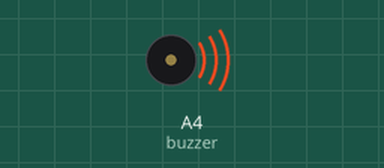
This sketch was run on a simulated Arduino Uno, built with avr-gcc and run on an emulated ATmega328P. On the bench: buzzer (waves = sounding).

Above: at 0.21 s.
At 20.5 s:
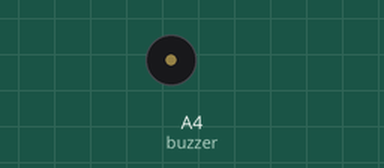
Timing chart, 0 to 40.0 s (numbered marks = the images above):
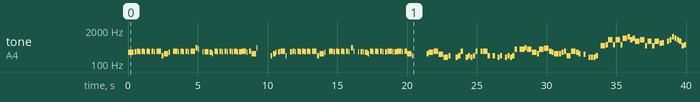

Measured:
- by itself, tone on A4 (buzzer): plays 277 Hz for 0.42 s, 294 Hz for 0.16 s, 311 Hz for 0.16 s, 294 Hz for 0.08 s, 311 Hz for 0.16 s, 294 Hz for 0.08 s … (168 notes in this stretch)

The sketch:

__.ino
```cpp
// BEASTARS 2nd Season OP 怪物 (FULL version)

#include <avr/pgmspace.h>

#define NOTE_B0  31
#define NOTE_C1  33
#define NOTE_CS1 35
#define NOTE_D1  37
#define NOTE_DS1 39
#define NOTE_E1  41
#define NOTE_F1  44
#define NOTE_FS1 46
#define NOTE_G1  49
#define NOTE_GS1 52
#define NOTE_A1  55
#define NOTE_AS1 58
#define NOTE_B1  62
#define NOTE_C2  65
#define NOTE_CS2 69
#define NOTE_D2  73
#define NOTE_DS2 78
#define NOTE_E2  82
#define NOTE_F2  87
#define NOTE_FS2 93
#define NOTE_G2  98
#define NOTE_GS2 104
#define NOTE_A2  110
#define NOTE_AS2 117
#define NOTE_B2  123
#define NOTE_C3  131
#define NOTE_CS3 139
#define NOTE_D3  147
#define NOTE_DS3 156
#define NOTE_E3  165
#define NOTE_F3  175
#define NOTE_FS3 185
#define NOTE_G3  196
#define NOTE_GS3 208
#define NOTE_A3  220
#define NOTE_AS3 233
#define NOTE_B3  247
#define NOTE_C4  262
#define NOTE_CS4 277
#define NOTE_D4  294
#define NOTE_DS4 311
#define NOTE_E4  330
#define NOTE_F4  349
#define NOTE_FS4 370
#define NOTE_G4  392
#define NOTE_GS4 415
#define NOTE_A4  440
#define NOTE_AS4 466
#define NOTE_B4  494
#define NOTE_C5  523
#define NOTE_CS5 554
#define NOTE_D5  587
#define NOTE_DS5 622
#define NOTE_E5  659
#define NOTE_F5  698
#define NOTE_FS5 740
#define NOTE_G5  784
#define NOTE_GS5 831
#define NOTE_A5  880
#define NOTE_AS5 932
#define NOTE_B5  988
#define NOTE_C6  1047
#define NOTE_CS6 1109
#define NOTE_D6  1175
#define NOTE_DS6 1245
#define NOTE_E6  1319
#define NOTE_F6  1397
#define NOTE_FS6 1480
#define NOTE_G6  1568
#define NOTE_GS6 1661
#define NOTE_A6  1760
#define NOTE_AS6 1865
#define NOTE_B6  1976
#define NOTE_C7  2093
#define NOTE_CS7 2217
#define NOTE_D7  2349
#define NOTE_DS7 2489
#define NOTE_E7  2637
#define NOTE_F7  2794
#define NOTE_FS7 2960
#define NOTE_G7  3136
#define NOTE_GS7 3322
#define NOTE_A7  3520
#define NOTE_AS7 3729
#define NOTE_B7  3951
#define NOTE_C8  4186
#define NOTE_CS8 4435
#define NOTE_D8  4699
#define NOTE_DS8 4978
#define NOTE_E8  5274
#define NOTE_F8  5588
#define NOTE_FS8 5920
#define NOTE_G8  6272
#define NOTE_GS8 6645
#define NOTE_A8  7074
#define NOTE_AS8 7459
#define NOTE_B8  7902
#define REST 0

int tempo = 85;
int buzzer = A4;

const int melody[] PROGMEM = {
 NOTE_CS4,6,NOTE_D4,16,NOTE_DS4,16,NOTE_D4,32,REST,32,NOTE_DS4,16,NOTE_D4,32,REST,32,NOTE_DS4,16,NOTE_D4,32,REST,32,NOTE_DS4,16,NOTE_D4,32,REST,32,NOTE_DS4,8,
 NOTE_GS3,16,NOTE_B3,8,NOTE_CS4,32,REST,12,NOTE_DS4,8,NOTE_D4,32,REST,32,NOTE_DS4,16,NOTE_D4,32,REST,32,NOTE_DS4,16,NOTE_D4,32,REST,32,NOTE_DS4,8,NOTE_GS4,16,NOTE_FS4,32,REST,12,
 NOTE_D4,32,REST,32,NOTE_D4,16,NOTE_D4,32,REST,32,NOTE_CS4,16,NOTE_B3,32,REST,32,NOTE_DS4,16,NOTE_D4,32,REST,32,NOTE_DS4,16,NOTE_D4,32,REST,32,NOTE_DS4,16,NOTE_D4,32,REST,32,NOTE_DS4,16,NOTE_D4,32,REST,32,
 NOTE_DS4,16,NOTE_D4,32,REST,32,NOTE_D4,16,NOTE_DS4,8,NOTE_CS4,32,REST,32,NOTE_DS4,16,NOTE_B3,8,NOTE_GS4,32,REST,3,NOTE_GS3,32,REST,32,NOTE_B3,16,NOTE_CS4,32,REST,32,NOTE_D4,16,NOTE_DS4,8,NOTE_GS3,32,
 REST,12,NOTE_D4,16,NOTE_DS4,16,NOTE_D4,32,REST,32,NOTE_DS4,16,NOTE_D4,32,REST,32,NOTE_DS4,16,NOTE_D4,32,REST,32,NOTE_DS4,16,NOTE_D4,32,REST,32,NOTE_DS4,8,NOTE_GS3,16,NOTE_B3,8,NOTE_CS4,32,REST,12,
 NOTE_DS4,8,NOTE_D4,32,REST,32,NOTE_DS4,16,NOTE_D4,32,REST,32,NOTE_DS4,16,NOTE_D4,32,REST,32,NOTE_DS4,16,NOTE_D4,32,REST,32,NOTE_GS4,16,NOTE_DS4,32,REST,12,
 NOTE_D4,32,REST,32,NOTE_D4,16,NOTE_D4,32,REST,32,NOTE_CS4,16,NOTE_B3,32,REST,32,NOTE_DS4,16,NOTE_D4,32,REST,32,NOTE_DS4,16,NOTE_D4,32,REST,32,NOTE_DS4,16,NOTE_D4,32,REST,32,NOTE_D4,16,NOTE_DS4,8,
 NOTE_D4,32,REST,32,NOTE_D4,16,NOTE_DS4,8,NOTE_D4,32,REST,32,NOTE_DS4,16,NOTE_B3,8,NOTE_GS3,32,REST,3,NOTE_B3,16,NOTE_CS4,8,NOTE_DS4,8,NOTE_AS3,8,NOTE_FS3,8,NOTE_GS3,16,REST,8,
 NOTE_FS3,16,NOTE_GS3,16,NOTE_DS4,16,REST,16,NOTE_FS3,16,NOTE_GS3,16,NOTE_FS3,16,NOTE_GS3,16,NOTE_DS4,16,REST,16,NOTE_DS4,16,NOTE_DS4,16,NOTE_DS4,16,NOTE_GS3,16,REST,16,
 NOTE_GS3,16,REST,16,NOTE_FS3,16,NOTE_GS3,16,REST,16,NOTE_FS3,16,NOTE_GS3,16,NOTE_FS3,16,NOTE_GS3,16,NOTE_FS4,16,REST,16,NOTE_FS4,16,NOTE_FS4,16,NOTE_GS4,16,NOTE_FS4,8,NOTE_CS4,8,NOTE_B3,16,
 NOTE_FS4,8,NOTE_G4,8,NOTE_DS4,16,NOTE_CS4,16,NOTE_B3,8,NOTE_B3,16,NOTE_CS4,16,NOTE_DS4,16,NOTE_GS3,8,NOTE_DS4,8,NOTE_CS4,16,NOTE_B3,16,REST,16,NOTE_AS3,16,REST,16,
 NOTE_FS3,16,NOTE_FS3,16,NOTE_FS3,16,NOTE_GS3,16,REST,16,
 NOTE_B4,8,NOTE_CS5,16,NOTE_GS5,8,NOTE_CS5,16,NOTE_GS5,8,NOTE_CS5,16,NOTE_B5,8,NOTE_CS6,16,NOTE_GS5,16,NOTE_B5,16,NOTE_FS5,8,NOTE_GS5,8,NOTE_B4,16,NOTE_FS5,8,NOTE_B4,16,NOTE_FS5,8,NOTE_DS5,16,NOTE_E5,16,
 REST,16,NOTE_FS5,16,NOTE_GS5,16,NOTE_CS6,16,NOTE_B5,16,NOTE_GS5,16,NOTE_FS5,16,NOTE_B4,16,NOTE_CS5,8,NOTE_DS5,8,NOTE_E5,8,NOTE_CS6,8,NOTE_C6,8,NOTE_GS5,8,NOTE_DS6,8,NOTE_E6,8,NOTE_DS6,8,NOTE_B5,8,
 NOTE_GS5,8,NOTE_E5,16,NOTE_CS6,8,NOTE_B5,16,NOTE_CS6,16,NOTE_GS5,8,NOTE_FS5,16,NOTE_E5,8,NOTE_CS6,6,NOTE_GS5,16,NOTE_B5,16,NOTE_CS6,8,NOTE_CS6,16,NOTE_B5,16,NOTE_GS5,16,NOTE_E6,16,NOTE_DS6,8,
 NOTE_B5,16,NOTE_E6,16,NOTE_DS6,8,NOTE_B5,16,NOTE_E6,16,NOTE_DS6,8,NOTE_B5,16,NOTE_E6,16,NOTE_DS6,8,NOTE_B5,16,NOTE_CS6,8,NOTE_CS6,16,NOTE_B5,16,NOTE_GS5,16,NOTE_FS5,16,
 NOTE_E5,8,NOTE_CS5,8,NOTE_E5,8,NOTE_CS6,8,NOTE_B5,8,NOTE_GS5,8,NOTE_CS5,8,NOTE_E5,8,
 NOTE_CS5,8,NOTE_B4,16,NOTE_CS5,16,NOTE_GS5,12,NOTE_CS5,32,REST,16,NOTE_CS5,32,REST,12,NOTE_CS5,16,NOTE_B4,16,NOTE_CS5,16,NOTE_GS5,16,NOTE_GS4,16,NOTE_B4,32,NOTE_CS5,32,NOTE_E5,16,NOTE_CS5,8,
 NOTE_B4,16,NOTE_CS5,16,NOTE_GS5,12,NOTE_CS5,32,REST,16,NOTE_CS5,16,REST,12,NOTE_CS5,16,NOTE_B4,16,NOTE_CS5,16,NOTE_GS5,16,NOTE_B5,16,NOTE_FS5,32,NOTE_GS5,32,NOTE_FS5,16,NOTE_E5,12,NOTE_DS5,32,
 REST,16,NOTE_B4,16,NOTE_FS4,8,NOTE_B4,8,NOTE_GS4,12,NOTE_FS4,32,REST,16,NOTE_DS4,16,NOTE_C4,8,NOTE_GS3,16,
 NOTE_D4,16,NOTE_DS4,16,NOTE_D4,32,REST,32,NOTE_DS4,16,NOTE_D4,32,REST,32,NOTE_DS4,16,NOTE_D4,32,REST,32,NOTE_DS4,16,NOTE_D4,32,REST,32,NOTE_DS4,8,
 NOTE_GS3,16,NOTE_B3,8,NOTE_CS4,16,REST,16,NOTE_DS4,8,NOTE_D4,32,REST,32,NOTE_DS4,16,NOTE_D4,32,REST,32,NOTE_DS4,16,NOTE_D4,32,REST,32,NOTE_DS4,8,NOTE_GS4,16,NOTE_FS4,32,REST,12,
 NOTE_D4,32,REST,32,NOTE_D4,16,NOTE_D4,32,REST,32,NOTE_CS4,16,NOTE_B3,32,REST,32,NOTE_CS4,16,NOTE_DS4,32,REST,32,NOTE_DS4,8,NOTE_CS4,16,NOTE_DS4,32,REST,32,NOTE_DS4,8,NOTE_CS4,16,NOTE_DS4,32,REST,12,
 NOTE_D4,32,REST,32,NOTE_D4,16,NOTE_DS4,32,REST,32,NOTE_DS4,16,NOTE_CS4,32,REST,32,NOTE_B3,16,NOTE_GS4,16,REST,3,
 NOTE_GS4,8,NOTE_GS4,32,REST,32,NOTE_GS4,16,NOTE_GS4,32,REST,32,NOTE_GS4,16,NOTE_GS4,32,REST,32,NOTE_GS4,8,NOTE_GS4,8,
 NOTE_DS4,16,NOTE_D4,32,REST,32,NOTE_DS4,16,NOTE_D4,32,REST,32,NOTE_DS4,16,NOTE_D4,32,REST,32,NOTE_DS4,8,NOTE_GS3,16,NOTE_B3,8,NOTE_CS4,32,REST,12,
 NOTE_D4,32,REST,32,NOTE_DS4,16,NOTE_D4,32,REST,32,NOTE_DS4,16,NOTE_D4,32,REST,32,NOTE_DS4,16,NOTE_D4,32,REST,32,NOTE_DS4,16,NOTE_DS4,32,REST,32,NOTE_CS5,16,NOTE_B4,32,REST,12,
 NOTE_D4,8,NOTE_D4,32,REST,32,NOTE_CS4,16,NOTE_B3,32,REST,32,NOTE_CS5,16,NOTE_DS4,32,REST,32,NOTE_DS4,8,NOTE_CS5,16,NOTE_DS5,32,REST,32,NOTE_DS5,8,NOTE_CS5,16,NOTE_DS5,32,REST,32,
 NOTE_DS5,16,NOTE_DS5,32,REST,32,NOTE_DS5,16,NOTE_DS5,32,REST,32,NOTE_DS5,16,NOTE_DS4,8,NOTE_B3,32,REST,3,
 NOTE_DS5,32,REST,32,NOTE_FS5,16,NOTE_DS5,32,REST,32,NOTE_FS5,16,NOTE_DS5,32,REST,32,NOTE_FS5,16,NOTE_GS5,32,REST,32,NOTE_GS5,8,
 NOTE_GS3,12,NOTE_GS3,32,REST,16,NOTE_GS3,32,REST,32,NOTE_B3,16,NOTE_GS3,32,REST,32,NOTE_B3,16,NOTE_DS4,32,REST,32,NOTE_E4,12,NOTE_E4,32,REST,16,NOTE_E4,32,REST,32,NOTE_DS4,16,NOTE_E4,32,REST,32,
 NOTE_DS4,16,NOTE_B3,32,REST,32,NOTE_GS3,12,NOTE_GS3,32,REST,16,NOTE_GS3,32,REST,32,NOTE_B3,16,NOTE_GS3,32,REST,32,NOTE_B3,16,NOTE_DS4,32,REST,32,
 NOTE_E4,12,NOTE_E4,32,REST,16,NOTE_E4,32,REST,32,NOTE_B5,8,NOTE_DS5,16,NOTE_G4,16,NOTE_GS5,8,NOTE_GS3,32,REST,16,NOTE_GS3,32,REST,32,NOTE_B3,16,NOTE_GS3,32,REST,32,NOTE_B3,16,NOTE_DS4,32,REST,32,
 NOTE_E4,12,NOTE_E4,32,REST,16,NOTE_E4,32,REST,32,NOTE_DS4,16,NOTE_E4,32,REST,32,NOTE_DS4,16,NOTE_B3,32,REST,32,NOTE_GS3,12,NOTE_GS3,32,REST,16,NOTE_GS3,32,REST,32,NOTE_B3,16,NOTE_GS3,32,REST,32,NOTE_B3,16,
 NOTE_DS4,32,REST,32,NOTE_E5,12,NOTE_E5,32,REST,16,NOTE_E5,32,REST,32,NOTE_DS5,8,NOTE_DS3,16,REST,16,
 NOTE_DS4,16,NOTE_GS3,32,REST,32,NOTE_GS3,16,NOTE_FS3,32,REST,32,NOTE_GS3,16,NOTE_FS3,32,REST,32,NOTE_GS3,16,NOTE_FS3,32,REST,32,NOTE_GS3,16,NOTE_FS3,32,REST,32,NOTE_GS3,16,
 NOTE_DS4,8,NOTE_DS4,32,REST,32,NOTE_DS4,16,NOTE_DS4,32,REST,32,NOTE_DS4,16,
 NOTE_GS3,32,REST,32,NOTE_GS3,16,NOTE_FS3,32,REST,32,NOTE_GS3,16,NOTE_FS3,32,REST,32,NOTE_GS3,16,NOTE_FS3,32,REST,32,NOTE_GS3,16,NOTE_FS3,32,REST,32,NOTE_GS3,16,
 NOTE_FS4,8,NOTE_FS4,32,REST,32,NOTE_FS4,16,NOTE_GS4,32,REST,32,NOTE_FS4,16,NOTE_B3,32,REST,32,NOTE_B3,8,NOTE_B3,16,NOTE_GS3,32,REST,32,NOTE_B3,16,NOTE_GS3,32,REST,32,NOTE_B3,16,NOTE_CS4,32,REST,32,NOTE_D4,16,
 NOTE_DS4,8,NOTE_CS4,32,REST,32,NOTE_DS4,16,NOTE_GS4,32,REST,32,NOTE_G4,16,NOTE_DS4,32,REST,32,NOTE_DS4,16,NOTE_DS4,32,REST,32,NOTE_DS4,16,NOTE_CS4,32,REST,32,NOTE_CS4,16,
 NOTE_D4,32,REST,32,NOTE_DS4,16,NOTE_CS4,32,REST,32,NOTE_D4,16,
 NOTE_DS4,8,NOTE_DS4,32,REST,32,NOTE_DS4,16,NOTE_DS4,32,NOTE_CS4,32,NOTE_DS4,16,NOTE_GS3,32,REST,32,NOTE_GS3,16,NOTE_FS3,32,REST,32,NOTE_GS3,16,NOTE_FS3,32,REST,32,NOTE_GS3,16,NOTE_FS3,32,REST,32,
 NOTE_GS3,16,NOTE_FS3,32,REST,32,NOTE_GS4,16,NOTE_DS4,8,NOTE_DS4,32,REST,32,NOTE_DS4,16,NOTE_DS4,32,REST,32,NOTE_DS4,16,NOTE_GS3,32,REST,32,
 NOTE_GS3,16,NOTE_FS3,32,REST,32,NOTE_GS3,16,NOTE_FS3,32,REST,32,NOTE_GS3,16,NOTE_FS3,32,REST,32,NOTE_GS3,16,NOTE_FS3,32,REST,32,NOTE_GS3,16,
 NOTE_FS4,8,NOTE_FS4,32,REST,32,NOTE_FS4,16,NOTE_GS4,32,REST,32,NOTE_FS4,16,NOTE_B3,32,REST,32,NOTE_B3,16,NOTE_GS3,32,REST,32,NOTE_B3,16,NOTE_GS3,32,REST,32,NOTE_B3,16,NOTE_GS3,32,REST,32,
 NOTE_B3,16,NOTE_E4,32,REST,32,NOTE_E4,16,NOTE_DS4,8,NOTE_GS4,16,REST,16,NOTE_GS4,16,
 NOTE_AS4,16,NOTE_GS4,32,REST,32,NOTE_AS4,16,NOTE_GS4,32,REST,32,NOTE_AS4,16,NOTE_GS4,32,REST,32,NOTE_AS4,16,NOTE_GS4,32,REST,32,NOTE_AS4,16,NOTE_GS4,32,REST,32,NOTE_AS4,16,NOTE_GS5,32,REST,32,
 NOTE_DS6,16,NOTE_DS6,32,REST,32,NOTE_CS6,16,NOTE_DS6,32,REST,32,NOTE_B5,16,NOTE_GS5,32,REST,12,
 NOTE_GS4,32,REST,32,NOTE_B4,16,NOTE_GS4,32,REST,32,NOTE_B4,16,NOTE_DS5,32,REST,32,NOTE_E5,12,NOTE_E5,32,REST,16,NOTE_E5,32,REST,32,NOTE_DS5,16,NOTE_E5,32,REST,32,NOTE_DS5,16,NOTE_B4,32,REST,32,
 NOTE_GS4,12,NOTE_GS4,32,REST,16,NOTE_GS4,32,REST,32,NOTE_B4,16,NOTE_GS4,32,REST,32,NOTE_B4,16,NOTE_DS5,32,REST,32,
 NOTE_E5,12,NOTE_E5,32,REST,16,NOTE_GS5,32,REST,32,NOTE_DS6,16,NOTE_DS6,32,REST,32,NOTE_CS6,16,NOTE_DS6,32,REST,32,NOTE_B5,16,NOTE_GS5,32,REST,12,
 NOTE_GS4,32,REST,32,NOTE_B4,16,NOTE_GS4,32,REST,32,NOTE_B4,16,NOTE_DS5,32,REST,32,NOTE_E5,12,NOTE_E5,32,REST,16,NOTE_E5,32,REST,32,NOTE_DS5,16,NOTE_E5,32,REST,32,NOTE_DS5,16,NOTE_B4,32,REST,32,
 NOTE_GS4,12,NOTE_GS4,32,REST,16,NOTE_GS4,32,REST,32,NOTE_B4,16,NOTE_GS4,32,REST,32,NOTE_B4,16,NOTE_DS5,32,REST,32,NOTE_E5,32,REST,4,
 NOTE_CS5,8,NOTE_C5,8,NOTE_AS4,16,NOTE_F5,8,NOTE_AS4,16,NOTE_F5,8,NOTE_AS4,16,NOTE_GS5,8,NOTE_AS5,16,NOTE_F5,16,NOTE_GS5,16,NOTE_DS5,8,NOTE_F5,8,
 NOTE_GS4,16,NOTE_DS5,8,NOTE_GS4,16,NOTE_DS5,8,NOTE_C5,16,NOTE_CS5,16,REST,16,NOTE_DS5,16,NOTE_F5,16,NOTE_AS5,16,NOTE_GS5,16,NOTE_F5,16,NOTE_DS5,16,NOTE_GS4,16,NOTE_AS4,6,NOTE_GS5,16,NOTE_AS4,8,
 NOTE_AS5,8,NOTE_A5,8,NOTE_F5,8,NOTE_C6,8,NOTE_CS6,8,NOTE_C6,8,NOTE_GS5,8,NOTE_F5,8,NOTE_CS5,16,NOTE_AS5,8,NOTE_GS5,16,NOTE_AS5,16,NOTE_F5,8,NOTE_DS5,16,NOTE_CS5,8,NOTE_AS4,8,REST,16,
 NOTE_F4,16,NOTE_GS4,16,NOTE_AS4,8,NOTE_AS4,16,NOTE_GS4,16,NOTE_F4,16,NOTE_CS5,16,NOTE_C5,8,NOTE_GS4,16,NOTE_CS5,16,NOTE_C5,16,REST,16,NOTE_GS4,16,NOTE_CS5,16,NOTE_C5,16,REST,16,
 NOTE_GS4,16,NOTE_CS5,16,NOTE_C5,16,REST,16,NOTE_GS4,16,NOTE_AS4,8,NOTE_AS4,16,NOTE_GS4,16,NOTE_F4,16,NOTE_DS4,16,NOTE_CS4,8,NOTE_AS3,8,NOTE_CS4,8,
 NOTE_AS4,8,NOTE_GS4,8,REST,8,NOTE_A4,4,
 NOTE_D5,16,NOTE_A5,8,NOTE_D5,16,NOTE_A5,8,NOTE_D5,16,NOTE_C6,8,NOTE_D6,16,NOTE_A5,16,NOTE_C6,16,NOTE_G5,8,NOTE_A5,8,
 NOTE_C5,16,NOTE_G5,8,NOTE_C5,16,NOTE_G5,8,NOTE_E5,16,NOTE_F5,16,REST,16,NOTE_G5,16,NOTE_A5,16,NOTE_D6,16,NOTE_C6,16,NOTE_A5,16,NOTE_G5,16,NOTE_C5,16,
 NOTE_D5,8,NOTE_E5,8,NOTE_F5,8,NOTE_D6,8,NOTE_CS6,8,NOTE_A5,8,NOTE_E6,8,NOTE_F6,8,NOTE_E6,8,NOTE_C6,8,NOTE_A5,8,NOTE_F5,16,NOTE_D6,8,NOTE_C6,16,NOTE_D6,16,NOTE_A5,8,NOTE_G5,16,NOTE_F5,8,NOTE_D6,6,
 NOTE_A5,16,NOTE_C6,16,NOTE_D6,8,NOTE_D6,16,NOTE_C6,16,NOTE_A5,16,NOTE_F6,16,NOTE_E6,8,NOTE_C6,16,NOTE_F6,16,NOTE_E6,8,NOTE_C6,16,NOTE_F6,16,NOTE_E6,8,NOTE_C6,16,NOTE_F6,16,NOTE_E6,8,
 NOTE_C6,16,NOTE_D6,8,NOTE_D6,16,NOTE_C6,16,NOTE_A5,16,NOTE_G5,16,NOTE_F5,8,NOTE_D5,8,NOTE_F5,8,NOTE_D6,8,NOTE_C6,8,NOTE_A5,8,NOTE_D5,8,NOTE_F5,8,NOTE_A5,4,NOTE_D5,4,
 NOTE_G5,8,NOTE_A5,8,NOTE_F6,8,NOTE_E6,8,REST,8,NOTE_C6,8,NOTE_F6,8,NOTE_E6,8,REST,8,NOTE_C6,8,NOTE_D6,8,NOTE_A5,8,NOTE_D5,8,NOTE_E5,8,NOTE_F5,8,NOTE_A5,8,NOTE_G5,4,
 NOTE_E5,8,NOTE_F5,8,NOTE_G5,8,NOTE_F5,8,NOTE_G5,8,NOTE_C6,8,NOTE_AS5,6,
 NOTE_A5,16,NOTE_A5,16,NOTE_A4,16,NOTE_C5,16,NOTE_A4,16,NOTE_C5,16,NOTE_D5,8,NOTE_A5,16,NOTE_C6,16,NOTE_D6,8,NOTE_A4,16,NOTE_C5,16,NOTE_D5,16,NOTE_F5,16,NOTE_E5,8,
 NOTE_C6,16,NOTE_F6,16,NOTE_E5,8,NOTE_C5,16,NOTE_F5,16,NOTE_E5,8,NOTE_C6,16,NOTE_F6,16,NOTE_E5,8,NOTE_C6,16,NOTE_D6,8,NOTE_D6,16,NOTE_C6,16,NOTE_A5,16,NOTE_G5,16,
 NOTE_F5,8,NOTE_D5,8,NOTE_F5,8,NOTE_A5,8,NOTE_C6,8,NOTE_A5,8,NOTE_C6,8,NOTE_D6,8,
 NOTE_D5,12,NOTE_D5,32,REST,16,NOTE_D5,32,REST,32,NOTE_F5,16,NOTE_D5,32,REST,32,NOTE_F5,16,NOTE_A5,32,REST,32,NOTE_AS5,12,NOTE_AS5,32,REST,16,NOTE_AS5,32,REST,32,
 NOTE_A5,16,NOTE_AS5,32,REST,32,NOTE_A5,16,NOTE_F5,32,REST,32,NOTE_D5,12,NOTE_D5,32,REST,16,NOTE_D5,32,REST,32,NOTE_F5,16,NOTE_D5,32,REST,32,NOTE_F5,16,NOTE_A5,32,REST,32,
 NOTE_AS5,12,NOTE_AS5,32,REST,16,NOTE_AS5,32,REST,32,NOTE_A5,16,NOTE_AS5,32,REST,32,NOTE_A5,16,NOTE_CS6,32,REST,32,NOTE_D6,12,
 NOTE_D4,32,REST,16,NOTE_D4,32,REST,32,NOTE_F4,16,NOTE_D4,32,REST,32,NOTE_F4,16,NOTE_A4,32,REST,32,NOTE_AS4,12,NOTE_AS4,32,REST,16,
 NOTE_AS4,32,REST,32,NOTE_A4,16,NOTE_AS4,32,REST,32,NOTE_A4,16,NOTE_F4,32,REST,32,
 NOTE_D4,12,NOTE_D4,32,REST,16,NOTE_D4,16,NOTE_F4,16,NOTE_D4,16,NOTE_F4,16,NOTE_A4,16,NOTE_AS4,12,NOTE_AS4,32,REST,16,NOTE_AS4,16,NOTE_A4,16,NOTE_A3,16,NOTE_C5,32,REST,32,NOTE_CS5,32,REST,32,NOTE_D5,16,
};

int notes = sizeof(melody) / sizeof(melody[0]) / 2;
int wholenote = (60000 * 4) / tempo;

void playMelody(const int melody[], int notes, int wholenote) {
  for (int thisNote = 0; thisNote < notes * 2; thisNote += 2) {

    int pitch = pgm_read_word(&melody[thisNote]);
    int divider = pgm_read_word(&melody[thisNote + 1]);

    int noteDuration;

    if (divider > 0) {
      // 正常音符
      noteDuration = wholenote / divider;
    } else {
      // 負音符（1.5倍）
      noteDuration = wholenote / abs(divider);
      noteDuration = noteDuration * 1.5;
    }

    tone(buzzer, pitch, noteDuration * 0.9);
    delay(noteDuration);
    noTone(buzzer);
  }
}

void setup() {
  playMelody(melody, notes, wholenote);
}

void loop() {
}
```
